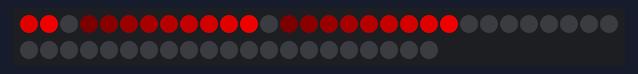
A sketch run on a simulated Arduino Uno, built with avr-gcc and run on an emulated ATmega328P. On the bench: 51 RGB LEDs in strip order, left to right, continuing on the next row.

Above: at 0.65 s.
At 5.2 s:
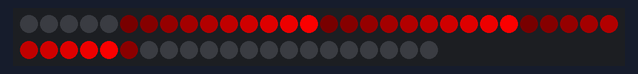
At 9.76 s:
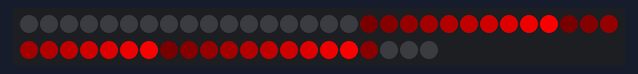
At 18.87 s:
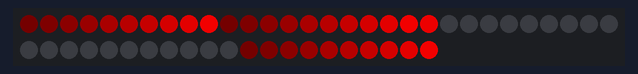
At 29.5 s:
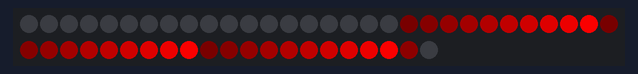
At 39.82 s:
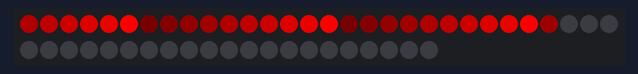

The sketch:

cyber-apple.ino
```cpp
#include <FastLED.h>

#define DATA_PIN 4
#define LED_TYPE NEOPIXEL
#define COLOR_ORDER GRB
#define BRIGHTNESS 255

#define NUM_LEDS 51
#define NUM_DRIPS 3

CRGB leds[NUM_LEDS];

float mapf(float value, float inMin, float inMax, float outMin, float outMax) {
  float percentage = (value - inMin) / (inMax - inMin);
  return outMin + (outMax - outMin) * percentage;
}

struct Drip {
  float headLength;
  float tailLength;
  float index;

  void show() {
    for (int i = 0; i < NUM_LEDS; i++) {
      float dist = i - index;
      if (dist > 0 && dist < headLength) {
        // ahead of the drip
        int brightness = mapf(dist, 0, headLength, 255, 0);
        leds[i] = CHSV(HUE_RED, 255, brightness);
      } else if (dist < 0 && abs(dist) < tailLength) {
        // tail behind the drip
        int brightness = mapf(abs(dist), 0, tailLength, 255, 0);
        leds[i] = CHSV(HUE_RED, 255, brightness);
      } else {
        //leds[i] = CRGB::Black;
      }
    }
  }

  void update() {
    index += 0.02;
    if (index > NUM_LEDS) {
      index = 0;
    }
  }
};

Drip drips[NUM_DRIPS];

void setup() {
  Serial.begin(115200);
  delay(500);

  FastLED.addLeds<LED_TYPE, DATA_PIN>(leds, NUM_LEDS);
  FastLED.setBrightness(BRIGHTNESS);

  for (int i = 0; i < NUM_DRIPS; i++) {
    Drip d = {1, 10, i * 10 + 2};
    drips[i] = d;
  }
}

void loop() {
  FastLED.clear();

  for (int i = 0; i < NUM_DRIPS; i++) {
    drips[i].show();
    drips[i].update();
  }

  FastLED.show();
}
```
